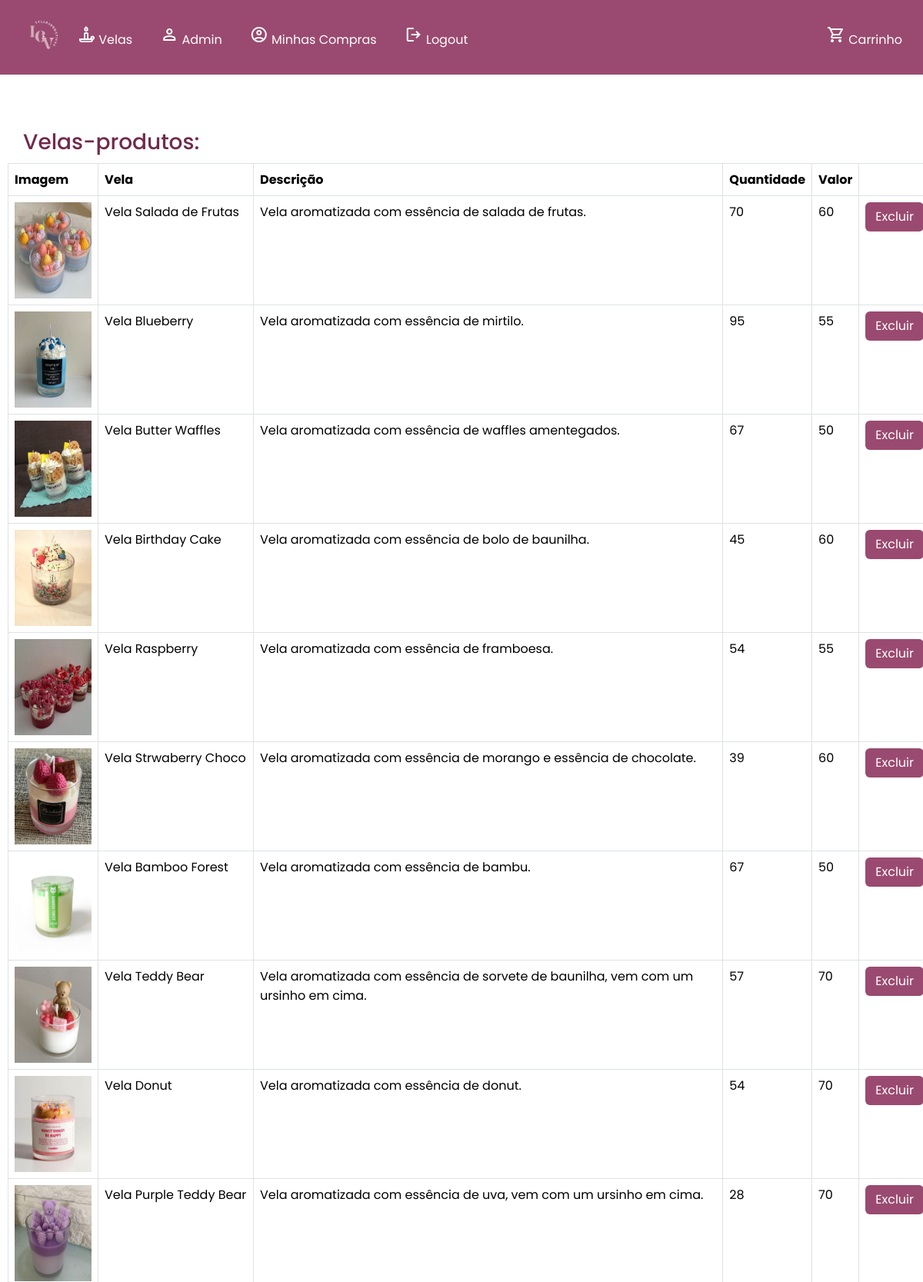
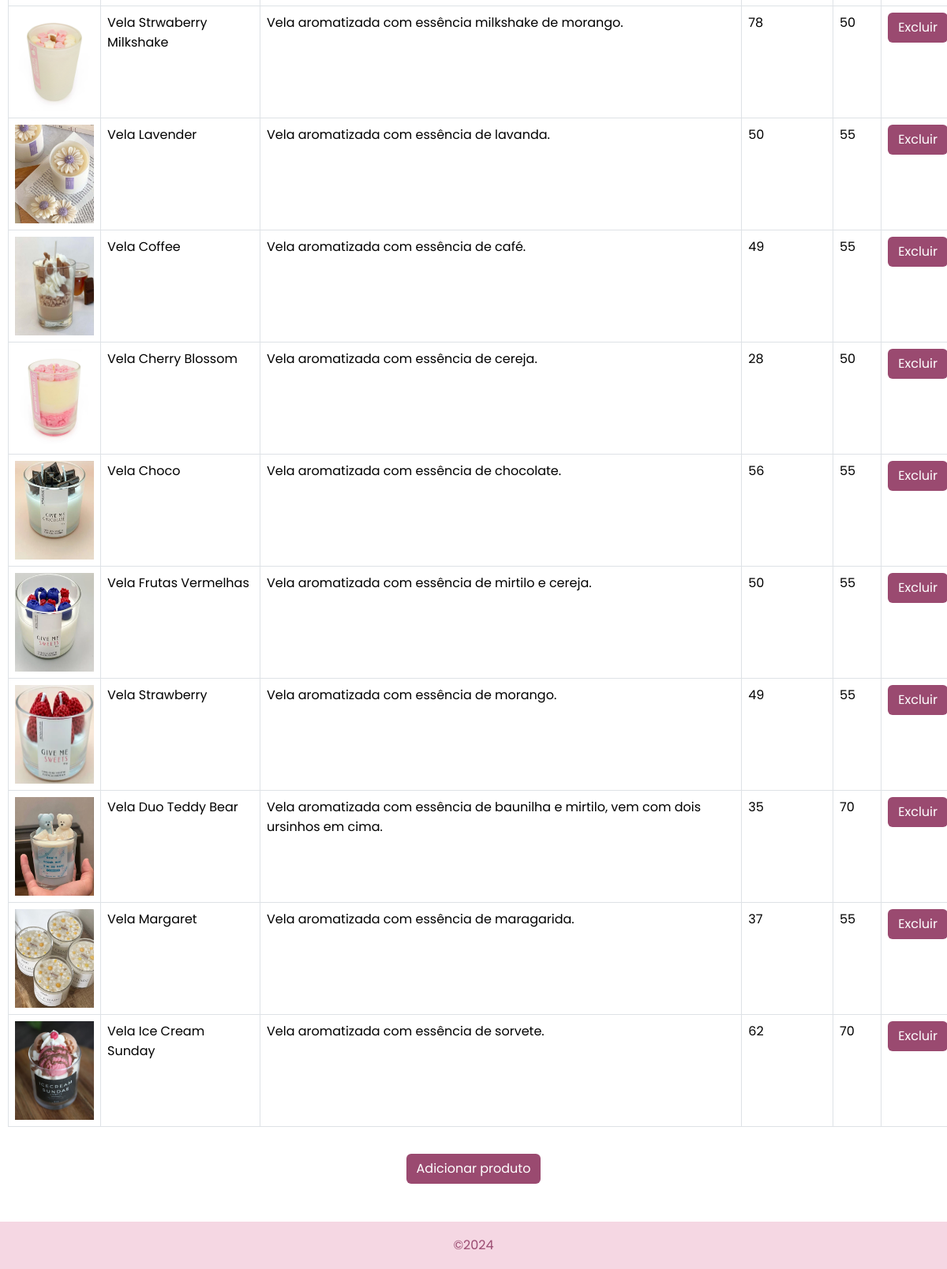
The page /dsi/adminPage.php (signed in) on the database its author committed (2 pictures, top to bottom).
### tables this page shows
create table vela(
id_vela int auto_increment not null,
nome varchar(40),
descr varchar(60),
quantidade int,
valor float,
caminho_img varchar(100),
primary key (id_vela)
);

### dsi/controller/velasController.php (called while the page is built, shortened)
<?php
 function loadAll() {
    require_once './model/velasModel.php';
    $velas = new velasModel();
    $velasList = $velas->loadAll();
    return $velasList;
}

### dsi/model/velasModel.php (called while the page is built, shortened)
<?php
require_once 'ConexaoMysql.php';
class velasModel {
    public function loadAll() {
        $db = new ConexaoMysql();
        $db->Conectar();
        $sql = 'SELECT * FROM vela';
        $resultList = $db->Consultar($sql);
        return $resultList;
    }
}
?>

### dsi/model/ConexaoMySql.php (called while the page is built, shortened)
<?php
class ConexaoMysql {
    protected $mysqli;
    protected $server = '127.0.0.1';
    protected $user = 'root';
    protected $pass = '12345';
    protected $dataBase = 'lov';
    public function Conectar(){
        $this->mysqli = new mysqli($this->server, $this->user, $this->pass, $this->dataBase);
        $this->mysqli->set_charset('utf8');
    }
    public function Consultar($sql){
        try {
            if ($result = $this->mysqli->query($sql)){
                return $result;
            } else {
                $this->total = 0;
                return null;
            }
        } catch (Exception $exc) {
            $this->Desconecta();
        }
    }
}

### dsi/adminPage.php (the view, shortened to what this page needs)
<?php
require_once './shared/header.php';
?>
<main class="admin">
    <br><br><br><br><br><br><br>
<div class="row">
    <div class="col-sm-12">
        <h3 style="margin-left:30px">Velas-produtos:</h3>
        <table id="velasTable" class="table table-bordered">
            <thead>
            <th>Imagem</th>
            <th>Vela</th>
            <th>Descrição</th>
            <th>Quantidade</th>
            <th>Valor</th>
            </thead>
            <tbody>
                <?php
                require_once './controller/velasController.php';
                $velasList = loadAll();
                foreach ($velasList as $velas) {
                    echo '<tr>';
                    echo '<td><img src="';
                    echo $velas['caminho_img'];
                    echo '" style="width:100px; height:125px"></td>';
                    echo '<td>';
                    echo $velas['nome'];
                    echo '</td>';
                    echo '<td>';
                    echo $velas['descr'];
                    echo '</td>';
                    echo '<td>';
                    echo $velas['quantidade'];
                    echo '</td>';
                    echo '<td>';
                    echo $velas['valor'];
                    echo '</td>';
                    echo '<td>';
                        echo '<a class="btn btn-excluir" href="controller/velasController.php?cod=del&&id_vela='.$velas['id_vela'].'">Excluir</a>';
                    echo '</tr>';
                }
                ?>
            </tbody>
        </table>
        <br>
        <div style="text-align:center"><a class="btn btn-excluir" href="inserirVelas.php">Adicionar produto</a></div>
        <br><br>
        <div class="footer">©2024</div>
    </div>
</div>
</main>
<?php
require_once './shared/footer.php'
?>

### dsi/shared/header.php (shortened to what this page needs)
<html>
    <head>
        <link href="./css/bootstrap.min.css" rel="stylesheet" type="text/css"/>
        <link href="../css/jquery.dataTables.min.css" rel="stylesheet" type="text/css"/>
    </head>
    <body>
        <nav class="navbar navbar-expand-sm fixed-top">
            <div class="container-fluid">
                <ul class="navbar-nav">
                    <li>
                        <a class="logo" href="index.php"><img src="img/logo-escura.png"></a>
                    </li>
                    <li class="nav-item">
                        <a class="nav-link" href="velas.php"><span class="material-symbols-outlined" style="color:white">candle</span> Velas</a>
                    </li>
                    <?php
                    if (isset($_SESSION['tipo_usuario'])) {
                        echo('<li class="nav-item">
                        <a class="nav-link"
                        style="text-decoration: none;"
                        href="adminPage.php"><span class="material-symbols-outlined" style="color:white">person</span> Admin</a>
                        </li>');
                    }
                    if (isset($_SESSION['login'])) {
                        echo('<li class="nav-item"><a class="nav-link" style="text-decoration:none" href="compras.php">');
                        echo('<span class="material-symbols-outlined">account_circle</span> Minhas Compras</a></li>');
                        echo('<li class="nav-item">
                        <a class="nav-link"
                        style="text-decoration: none;"
                        href="controller/logoutController.php?cod=logout"><span class="material-symbols-outlined">logout</span> Logout</a>
                        </li>');
                    } else if (!isset($_SESSION['login'])) {
                        echo '<li class="nav-item">';
                        echo '<a class="nav-link" href="login.php"><span class="material-symbols-outlined" style="color:white">person</span> Login</a>';
                        echo '</li>';
                    }
                    ?>
                </ul>
                <span class="navbar-text">
                    <a class="nav-link" href="carrinho.php" style="color:white"><span class="material-symbols-outlined">shopping_cart</span> Carrinho</a>
                </span>
            </div>
        </nav>

### dsi/shared/footer.php
    </body>
</html>

### dsi/shared/header.php (style rules this page uses)
* { font-family: "Poppins", sans-serif; }
body { background-color:white; }
.navbar { background-color:#9A4A70; padding:15px; }
.nav-link { color:white; }
.nav-item { padding: 5px; margin: 5px; }
.logo img { width: 55px; top:-22px; left: 10px; }
h3 { color:#702a4b; }
.footer { text-align:center; background-color: #F5D7E3; height: 10vh; color:#9A4A70; padding: 0; bottom: 0; width: 100%; height: 60px; line-height: 60px; }
.table { margin:10px; }
.btn-excluir { color:white; background-color:#9A4A70; }

### rows shown on the page
vela: caminho_img (picture), nome "Vela Salada de Frutas", descr "Vela aromatizada com essência de salada de frutas.", quantidade "70", valor "60"
vela: caminho_img (picture), nome "Vela Blueberry", descr "Vela aromatizada com essência de mirtilo.", quantidade "95", valor "55"
vela: caminho_img (picture), nome "Vela Butter Waffles", descr "Vela aromatizada com essência de waffles amentegados.", quantidade "67", valor "50"
vela: caminho_img (picture), nome "Vela Birthday Cake", descr "Vela aromatizada com essência de bolo de baunilha.", quantidade "45", valor "60"
vela: caminho_img (picture), nome "Vela Raspberry", descr "Vela aromatizada com essência de framboesa.", quantidade "54", valor "55"
vela: caminho_img (picture), nome "Vela Strwaberry Choco", descr "Vela aromatizada com essência de morango e essência de chocolate.", quantidade "39", valor "60"
vela: caminho_img (picture), nome "Vela Bamboo Forest", descr "Vela aromatizada com essência de bambu.", quantidade "67", valor "50"
vela: caminho_img (picture), nome "Vela Teddy Bear", descr "Vela aromatizada com essência de sorvete de baunilha, vem com um ursinho em cima.", quantidade "57", valor "70"
vela: caminho_img (picture), nome "Vela Donut", descr "Vela aromatizada com essência de donut.", quantidade "54", valor "70"
vela: caminho_img (picture), nome "Vela Purple Teddy Bear", descr "Vela aromatizada com essência de uva, vem com um ursinho em cima.", quantidade "28", valor "70"
vela: caminho_img (picture), nome "Vela Strwaberry Milkshake", descr "Vela aromatizada com essência milkshake de morango.", quantidade "78", valor "50"
vela: caminho_img (picture), nome "Vela Lavender", descr "Vela aromatizada com essência de lavanda.", quantidade "50", valor "55"
vela: caminho_img (picture), nome "Vela Coffee", descr "Vela aromatizada com essência de café.", quantidade "49", valor "55"
vela: caminho_img (picture), nome "Vela Cherry Blossom", descr "Vela aromatizada com essência de cereja.", quantidade "28", valor "50"
vela: caminho_img (picture), nome "Vela Choco", descr "Vela aromatizada com essência de chocolate.", quantidade "56", valor "55"
vela: caminho_img (picture), nome "Vela Frutas Vermelhas", descr "Vela aromatizada com essência de mirtilo e cereja.", quantidade "50", valor "55"
vela: caminho_img (picture), nome "Vela Strawberry", descr "Vela aromatizada com essência de morango.", quantidade "49", valor "55"
vela: caminho_img (picture), nome "Vela Duo Teddy Bear", descr "Vela aromatizada com essência de baunilha e mirtilo, vem com dois ursinhos em cima.", quantidade "35", valor "70"
vela: caminho_img (picture), nome "Vela Margaret", descr "Vela aromatizada com essência de maragarida.", quantidade "37", valor "55"
vela: caminho_img (picture), nome "Vela Ice Cream Sunday", descr "Vela aromatizada com essência de sorvete.", quantidade "62", valor "70"
